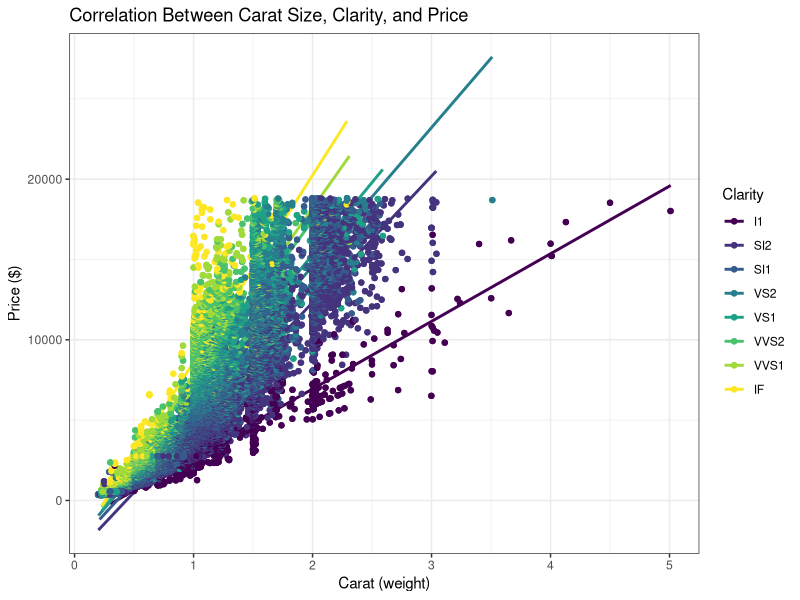
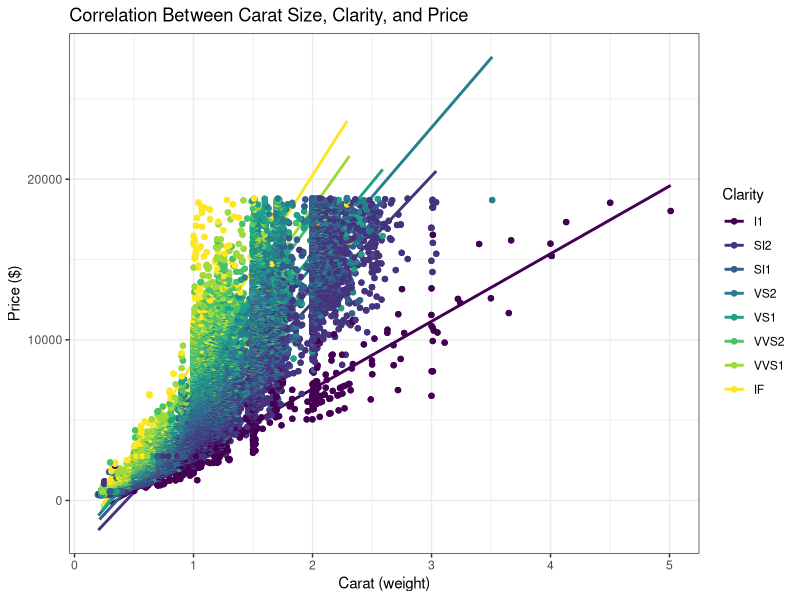

R code for these plots, in order:
#import packages
library("tidyverse") #load the tidyverse package
diamonds #check to see if diamond dataframe is there
diamond_data = diamonds #reassign data name
diamond_data #print new variable to data

?diamonds

#plot the data
diamond_data_plot = diamond_data |> 
  #to ensure data accuracy row with missing variables are removed
  drop_na() |> 
  #create a plot that assigns x, y axis and clarity
  ggplot(mapping = aes(x = carat, y = price, color = clarity, background="white")) + 
  #choose the type of graph
  geom_point() + 
  geom_smooth(method ="lm", se = FALSE) + geom_jitter() +
  labs(title = "Correlation Between Carat Size, Clarity, and Price", y = "Price ($)", x= "Carat (weight)", color = "Clarity") +
  theme_bw()
  
ggsave(filename = "diamond_data_plot.png", plot = diamond_data_plot, width= 7, height = 7)

diamond_data_plot

#Analysis for carat and price
#Based on the data we can see that there is a strong/ positive correlation between carat and price. As the weight of the diamond increase so does its price. If pricing changes in any capacity, it is because of the weight of the diamond has changes as well. They are closely correlated.

#According to the data, there is pattern that displays higher quality diamonds on average tend to be around and above 1 carat but no greater than 3 carats. IF, VVS1, VVS2 and VS1 are considered higher clarity diamonds, and they are all densely priced around the $10,000 price with carat being approximately 1-1.5.
